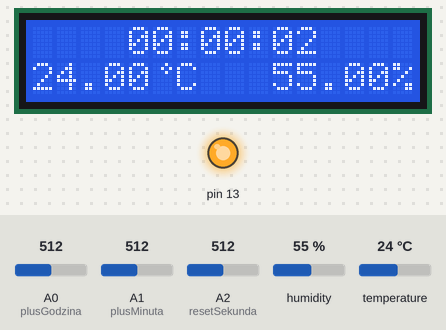
This sketch was run on a simulated Arduino Uno, built with avr-gcc and run on an emulated ATmega328P. On the bench: 16×2 character LCD, output pins drawn as LEDs (lit = HIGH). The inputs (shaded band) are chosen by the test bench; at power-on: humidity 55 %, temperature 24 °C, A0 (plusGodzina) = 512, A1 (plusMinuta) = 512, A2 (resetSekunda) = 512.

Above: at 1.2 s.
1.3 s: humidity set to 22 %
At 2.8 s:
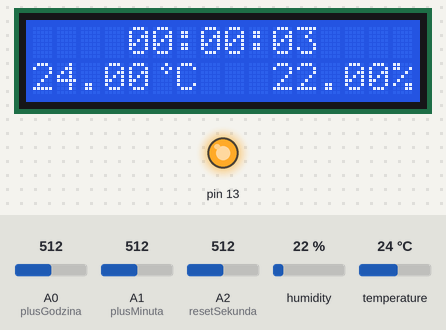
4.5 s: temperature set to 12 °C
At 5.3 s:
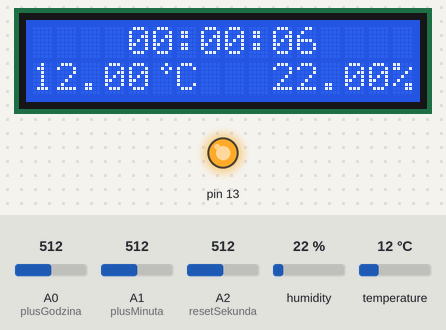
7.5 s: humidity set to 40 %
At 8.8 s:
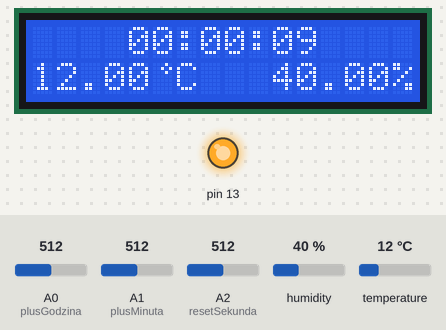
10.5 s: temperature set to 19 °C
At 11.8 s:
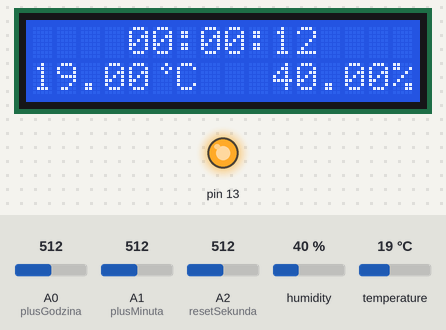
Timing chart, 0 to 13.5 s (numbered marks = the images above; inputs shaded):
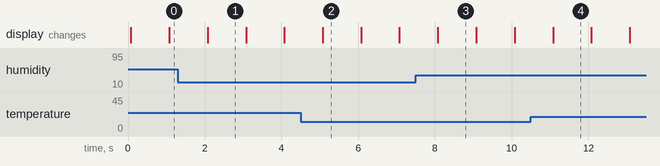

The sketch:

czas_DHT11.ino
```cpp
/* Zegar + czujnik wilgotności i temperatury

    czasWypisz - wypisanie wartości zegarowych na wyświetlaczy LCD
    czas - zmiana wartości zegarowych o 1 sekunde i sprawdzenie przejścia godziny i minuty
    temperatura - sprawdzenie i wypisanie wartości temperatury i wilgotności na LCD
    loop - odświeżenie timer'a oraz sprawdzenie przycisków obsługi zegara
    setup - inicjalizacja programu - określenie pinów przycisków,
    stworzenie i wypisanie stałych wartości na LCD itp.

    Podłączenie:
     - przyciski - jedna strona do +5V, druga do: dodanie minuty - A1, dodanie godziny - A0, reset sekund - A2
     - LCD - RS - 12pin, E - 11pin, D4 - 5pin, D5 - 4pin, D6 - 3pin, D7 - 2pin,
             DO MASY - R/W, VSS, K
             DO +5V - VDD, A(przez rezystor 10k)
             POTENCJOMETR - skrajne do +5V i GND, środek do VO
     - DHT - patrząc na siatkę - 1 do +5V, 2 - 6pin, 3 do niczego, 4 do GND

    Problemy:
    - jakość czujnika DHT11 - brak wartości dziesiętnych i setnych,
    - przyciski niewciśnięte dają wartość analogową ~700-800, zmieniono z digitalRead na analogRead oraz zastosowano warunek (analogRead >= 1020) jako aktywacja przycisku (wartość max = 1023),
*/

//Biblioteki
#include <LiquidCrystal.h>
#include <Adafruit_Sensor.h>
#include <DHT.h>
#include <DHT_U.h>
#include "Timer.h"

//Ustawienia DHT
#define DHTPIN            6
#define DHTTYPE           DHT11
DHT_Unified dht(DHTPIN, DHTTYPE);

//Zmienne
//CZAS
int sekundy = 0;
int minuty = 0;
int godziny = 0;
//Piny przycisków
int plusMinuta = A1;
int plusGodzina = A0;
int resetSekunda = A2;
//Dla przycisków
int czasCzekania = 300;
int stanPrzycisku = 0;

//Dane - wyświeltacz
const int rs = 12, en = 11, d4 = 5, d5 = 4, d6 = 3, d7 = 2;
LiquidCrystal lcd(rs, en, d4, d5, d6, d7);

//Stworzenie timera
Timer t;

//Specjalne znaki
byte stopnie[8] = {
  0b00010,
  0b00101,
  0b00010,
  0b00000,
  0b00000,
  0b00000,
  0b00000,
  0b00000
};

void setup() {
//Określenie pinów dla przycisków
  pinMode (plusMinuta, INPUT);
  pinMode (plusGodzina, INPUT);
  pinMode (resetSekunda, INPUT);
  pinMode (13, OUTPUT);
  digitalWrite(13,HIGH);

//Inicjalizacja LCD, DHT
  lcd.begin(16, 2);
  dht.begin();

//Stworzenie nowych znaków do LCD
  lcd.createChar(1, stopnie);

//Sensor DHT
  sensor_t sensor;
  dht.temperature().getSensor(&sensor);

//Wypisanie stałych znaków na LCD
  lcd.setCursor(5, 1);
  lcd.write(1);
  lcd.print("C");
  lcd.setCursor(15, 1);
  lcd.print("%");

//Timery dla zmiany zegara o 1sek i sprawdzenie temperatury
  t.every(1000, czas);
  t.every(1000, temperatura);
}

void loop() {

//Odświeżenie timera
  t.update();

//Obsługa przycisków
  stanPrzycisku = analogRead(plusMinuta);
  if (stanPrzycisku >= 1020) {
    minuty++;
    czas();
    delay(czasCzekania);
  }
  stanPrzycisku = analogRead(plusGodzina);
  if (stanPrzycisku >= 1020) {
    godziny++;
    czas();
    delay(czasCzekania);
  }
  stanPrzycisku = analogRead(resetSekunda);
  if (stanPrzycisku >= 1020) {
    sekundy = 0;
    czas();
    delay(czasCzekania);
  }
}

//Zczytanie i wyświetlenie danych z czujnika
void temperatura() {
  sensors_event_t event;
  dht.temperature().getEvent(&event);
  if (isnan(event.temperature)) {
    lcd.clear();
    lcd.print("DHT ERROR");
  }else {
    lcd.setCursor(0, 1);
    lcd.print(event.temperature);
  }
  dht.humidity().getEvent(&event);
  if (isnan(event.relative_humidity)) {
    lcd.clear();
    lcd.print("DHT ERROR");
  } else {
    lcd.setCursor(10, 1);
    lcd.print(event.relative_humidity);
  }
}

//Zmiana czasu
void czas() {
  sekundy++;
  czasWypisz();
}

//Sprawdzenie wartości i wyświetlenie czasu na LCD
void czasWypisz() {
    delay(1);
  if (sekundy == 60) {
    sekundy = 0;
    minuty++;
  }
  delay(1);
  if (minuty == 60) {
    minuty = 0;
    godziny++;
  }
  delay(1);
  if (godziny == 24) {
    sekundy = 0;
    minuty = 0;
    godziny = 0;
  }
  lcd.setCursor(4, 0);
  if (godziny <= 9) {
    lcd.print("0");
    lcd.print(godziny);
  } else {
    lcd.print(godziny);
  }
  lcd.print(":");
  if (minuty <= 9) {
    lcd.print("0");
    lcd.print(minuty);
  } else {
    lcd.print(minuty);
  }
  lcd.print(":");
  if (sekundy <= 9) {
    lcd.print("0");
    lcd.print(sekundy);
  } else {
    lcd.print(sekundy);
  }
}
```

Measured:
- what the display in image 1 shows lasts 1.0 s, from 2.1 s to 3.1 s
